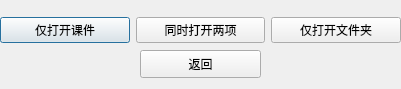
<?xml version="1.0" encoding="UTF-8"?>
<ui version="4.0">
 <class>OpenSource</class>
 <widget class="QDialog" name="OpenSource">
  <property name="geometry">
   <rect>
    <x>0</x>
    <y>0</y>
    <width>401</width>
    <height>89</height>
   </rect>
  </property>
  <property name="windowTitle">
   <string>打开选项</string>
  </property>
  <property name="windowIcon">
   <iconset resource="pic.qrc">
    <normaloff>:/new/prefix1/001.ico</normaloff>:/new/prefix1/001.ico</iconset>
  </property>
  <widget class="QWidget" name="horizontalLayoutWidget">
   <property name="geometry">
    <rect>
     <x>0</x>
     <y>0</y>
     <width>401</width>
     <height>61</height>
    </rect>
   </property>
   <layout class="QHBoxLayout" name="horizontalLayout">
    <item>
     <widget class="QPushButton" name="OpenCourse">
      <property name="text">
       <string>仅打开课件</string>
      </property>
     </widget>
    </item>
    <item>
     <widget class="QPushButton" name="BothOpen">
      <property name="text">
       <string>同时打开两项</string>
      </property>
     </widget>
    </item>
    <item>
     <widget class="QPushButton" name="OpenPath">
      <property name="text">
       <string>仅打开文件夹</string>
      </property>
     </widget>
    </item>
   </layout>
  </widget>
  <widget class="QPushButton" name="pushButton_4">
   <property name="geometry">
    <rect>
     <x>140</x>
     <y>50</y>
     <width>121</width>
     <height>28</height>
    </rect>
   </property>
   <property name="text">
    <string>返回</string>
   </property>
  </widget>
 </widget>
 <resources>
  <include location="pic.qrc"/>
 </resources>
 <connections>
  <connection>
   <sender>pushButton_4</sender>
   <signal>clicked()</signal>
   <receiver>OpenSource</receiver>
   <slot>close()</slot>
   <hints>
    <hint type="sourcelabel">
     <x>238</x>
     <y>88</y>
    </hint>
    <hint type="destinationlabel">
     <x>287</x>
     <y>89</y>
    </hint>
   </hints>
  </connection>
 </connections>
</ui>
